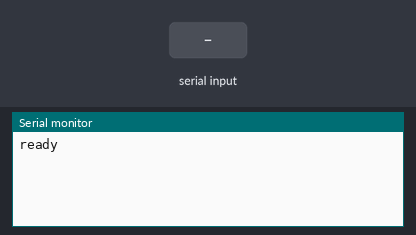
The sketch below on a simulated Arduino Uno, built with avr-gcc and run on an emulated ATmega328P. Shown: the last lines printed to the serial monitor. The inputs (shaded band) are chosen by the test bench.

Above: at 6.2 s.
6.3 s: "1\n" received over Serial
At 6.8 s:
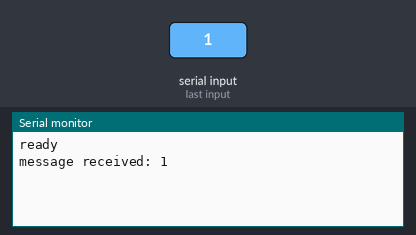
7.8 s: "0\n" received over Serial
At 9.0 s:
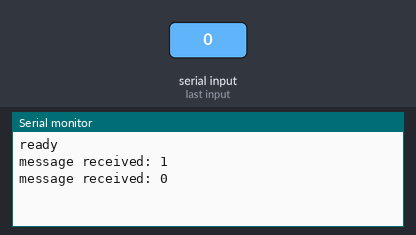
9.3 s: "2\n" received over Serial
At 10.2 s:
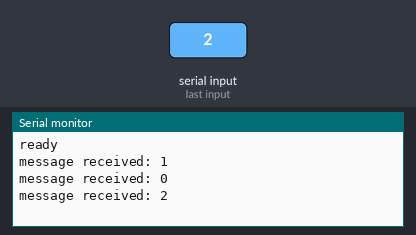

The sketch:

arduino-code.ino
```cpp
void setup() {
  // initialize serial:
  Serial.begin(9600);

  ; // wait for serial port to connect. Needed for native USB port only
  while (!Serial) {}

  delay(5 * 1000);

  Serial.println("ready");

}

void loop() {

  if (Serial.available() > 0){
    String message = Serial.readStringUntil('\n');

    Serial.print("message received: ");
    Serial.println(message);
  }

}
```

Measured:
- after the input at 6.3 s, the serial monitor: prints a new line at once (image 1)
- after the input at 7.8 s, the serial monitor: prints a new line at once (image 2)
- after the input at 9.3 s, the serial monitor: prints a new line at once (image 3)
